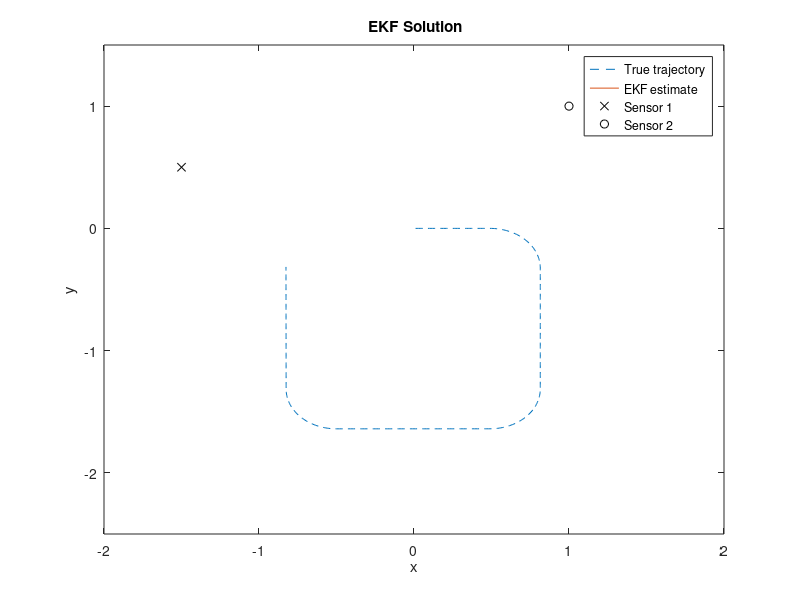

Recreate this plot in MATLAB.
%%%%%%%%%%%%%%%%%%%%%%%%%%%%%%%%%%%%%%%%%%%%%%%%%%%%%%%%%%%%%%%%%
%
% Supplemental Matlab code for Exercise 5.5 in the book
%
% Simo Sarkka (2013), Bayesian Filtering and Smoothing,
% Cambridge University Press. 
%
% Last updated: $Date: 2013/08/26 12:58:41 $.
%
% This software is distributed under the GNU General Public 
% Licence (version 2 or later); please refer to the file 
% Licence.txt, included with the software, for details.
%
%%%%%%%%%%%%%%%%%%%%%%%%%%%%%%%%%%%%%%%%%%%%%%%%%%%%%%%%%%%%%%%%%

%% Generate data

  % Lock seed
  randn('state',123);

  % Implement RMSE (true and estimate)
  rmse = @(X,EST) sqrt(mean(sum((X-EST).^2)));
  
  % Create a bit curved trajectory and angle
  % measurements from two sensors
  S1 = [-1.5;0.5]; % Position of sensor 1
  S2 = [1;1];      % Position of sensor 2
  sd = 0.05;       % Standard deviation of measurements
  dt = 0.01;       % Sampling period
  x0 = [0;0;1;0];  % Initial state

  a = zeros(1,500);
  a(1,50:100)  = pi/2/51/dt + 0.01*randn(1,51);
  a(1,200:250) = pi/2/51/dt + 0.01*randn(1,51);
  a(1,350:400) = pi/2/51/dt + 0.01*randn(1,51);
  x = x0;
  t = 0;
  X = [];
  Theta = [];
  T = [];
  for i=1:500
    F = [0 0  1    0;...
         0 0  0    1;...
         0 0  0   a(i);...
         0 0 -a(i) 0];
    x = expm(F*dt)*x;
    y1 = atan2(x(2)-S1(2), x(1)-S1(1)) + sd * randn;
    y2 = atan2(x(2)-S2(2), x(1)-S2(1)) + sd * randn;
    t  = t + dt;
    X = [X x];
    T = [T t];
    Theta = [Theta [y1;y2]];
  end
  steps = size(Theta,2);


%% Dynamic model

  % Parameters of the dynamic model
  qc = 0.1;
  
  % This is the transition matrix
  A  = [1 0 dt 0;
        0 1 0 dt;
        0 0 1 0;
        0 0 0 1];

  % This is the process noise covariance
  Q = [qc*dt^3/3 0 qc*dt^2/2 0;
       0 qc*dt^3/3 0 qc*dt^2/2;
       qc*dt^2/2 0 qc*dt 0;
       0 qc*dt^2/2 0 qc*dt];
  
   
%% Baseline solution
   
  % Baseline solution. The estimates
  % of x_k are stored as columns of
  % the matrix EST1.

  %if 0 %% <--- Uncomment to disable
  
  fprintf('Running base line solution.\n');
    
  % Initialize to true value
  m1 = x0;     
  EST1 = zeros(4,steps);
  
  % Set up figure
  figure(1); clf
  
  % Loop through steps
  for k=1:steps
      
    % Compute crossing of the measurements
    dx1 = cos(Theta(1,k));
    dy1 = sin(Theta(1,k));
    dx2 = cos(Theta(2,k));
    dy2 = sin(Theta(2,k));
    d = [dx1 dx2; dy1 dy2]\[S2(1)-S1(1);S2(2)-S1(2)];
    
    % Crossing
    cross_xy = S1 + [dx1;dy1]*d(1);
    
    % Compute estimate
    m1(3:4) = [0;0];
    m1(1:2) = cross_xy;
    EST1(:,k) = m1;
    
    % Animate
    if rem(k,10) == 1
      len = 3;
      dx1 = len*cos(Theta(1,k));
      dy1 = len*sin(Theta(1,k));
      dx2 = len*cos(Theta(2,k));
      dy2 = len*sin(Theta(2,k));
      clf;
      plot(X(1,:),X(2,:),'r-',...
           m1(1),m1(2),'bo',...
           EST1(1,1:k),EST1(2,1:k),'b--',...
           [S1(1);S1(1)+dx1],[S1(2);S1(2)+dy1],'k--',...
           [S2(1);S2(1)+dx2],[S2(2);S2(2)+dy2],'k--');
      axis([-2 2 -2.5 1.5]);
      
      % Pause and draw
      drawnow;
      pause(.1)
    end
  end
    
  % Compute error
  err1 = rmse(X,EST1)

  % Plot baseline
  figure(1); clf

    plot(X(1,:),X(2,:),'--',...
         EST1(1,:),EST1(2,:),'-',...
         S1(1),S1(2),'kx',S2(1),S2(2),'ko')
    legend('True trajectory','Baseline estimate','Sensor 1','Sensor 2');
    xlabel('x'); ylabel('y'); title('\bf Baseline Solution')
    axis([-2 2 -2.5 1.5]);
  
    fprintf('This is the BL solution. Press enter.\n');
    pause;
  
  %end %% <--- Uncomment to disable
 
%% EKF solution
  
  % EKF solution. The estimates
  % of x_k are stored as columns of
  % the matrix EST2.
  
  %if 0 %% <--- Uncomment to disable

  fprintf('Running EKF solution.\n');

  m2 = x0;            % Initialize to true value
  P2 = eye(4);        % Some uncertainty
  R  = sd^2*eye(2);   % The joint covariance
  EST2 = zeros(4,steps);
  
  % Set up figure
  figure(1); clf
  
  % Loop through steps
  for k=1:steps
    
    % Compute estimate here
    warning('You should implement EKF here.')
    m2 = [0;0;0;0];
    EST2(:,k) = m2;
    
    % Animate
    if rem(k,10) == 1
      len = 3;
      dx1 = len*cos(Theta(1,k));
      dy1 = len*sin(Theta(1,k));
      dx2 = len*cos(Theta(2,k));
      dy2 = len*sin(Theta(2,k));
      clf;
      plot(X(1,:),X(2,:),'r-',...
           m2(1),m2(2),'bo',...
           EST2(1,1:k),EST2(2,1:k),'b--',...
           [S1(1);S1(1)+dx1],[S1(2);S1(2)+dy1],'k--',...
           [S2(1);S2(1)+dx2],[S2(2);S2(2)+dy2],'k--');
      axis([-2 2 -2.5 1.5]);
      
      % Pause and draw
      drawnow;
      pause(.1)
    end
  end

  % Compute error
  err2 = rmse(X,EST2)
  
  % Plot EKF
  figure(1); clf

    plot(X(1,:),X(2,:),'--',...
         EST2(1,:),EST2(2,:),'-',...
         S1(1),S1(2),'kx',S2(1),S2(2),'ko')
    legend('True trajectory','EKF estimate','Sensor 1','Sensor 2');
    xlabel('x'); ylabel('y'); title('\bf EKF Solution')
    axis([-2 2 -2.5 1.5]);
  
  
  fprintf('This will be the EKF solution. Press enter.\n');
  pause;
  
  %end %% <--- Uncomment to disable

